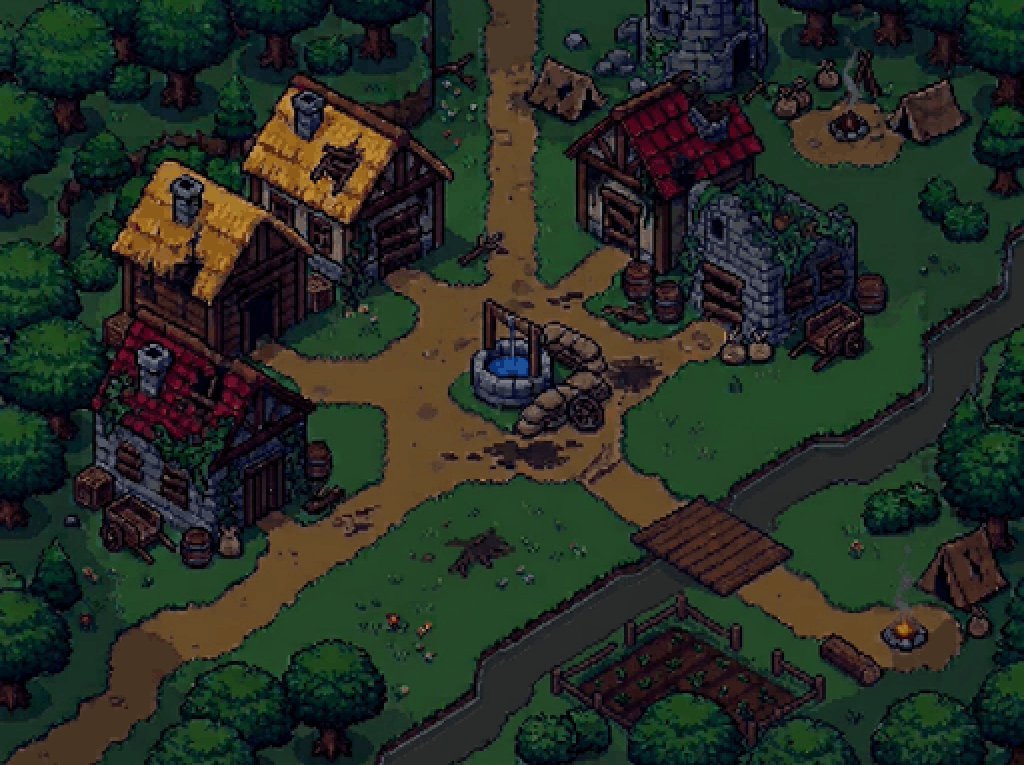
#> input picture assets/maps/village/map.png, 1024 x 765 px, found by its file name
$ python make_collision.py
#> lines starting #> are read from the running program, lines starting #| are printed output that depends on the picture; after the words box and inside, x2 and y2 are one past the last pixel; in counts of white or black regions, pixels touching at a corner belong together
"""Draws assets/maps/village/collision.png and the foreground overlays for assets/maps/village/map.png.

Usage: python tools/make_collision.py [preview.png]
collision.png: opaque pixels are blocked; can be touched up by hand afterwards.
overlay.png + overlays.txt: bits of the map cut out and drawn over characters
standing behind them (none on this map yet).
Needs Pillow and NumPy.
"""
import sys
import numpy as np
from PIL import Image, ImageDraw, ImageFilter

W, H = Image.open('assets/maps/village/map.png').size
#> W = 1024; H = 765
BLOCK = (255, 0, 0, 160)

# Outlines in map pixels.
POLYGONS = {
    # Forest around the village.
    'forest_top': [(0, 0), (480, 0), (470, 60), (300, 95), (230, 140), (110, 120), (100, 0)],
    'forest_top_left': [(0, 0), (110, 0), (110, 330), (95, 560), (60, 650), (0, 660)],
    'forest_top_right': [(860, 0), (1024, 0), (1024, 320), (960, 300), (950, 170), (980, 120), (880, 60)],
    'forest_right': [(1024, 330), (1024, 560), (960, 520), (950, 380)],
    'forest_bottom': [(140, 765), (150, 690), (230, 640), (400, 650), (420, 700), (380, 765)],
    'forest_bottom_right': [(560, 765), (590, 720), (800, 700), (900, 690), (1024, 660), (1024, 765)],
    # Buildings.
    'house_yellow_back': [(240, 140), (290, 80), (400, 75), (455, 150), (455, 290), (330, 292), (300, 300), (250, 270)],
    'house_yellow_front': [(105, 240), (150, 160), (215, 155), (310, 250), (310, 350), (130, 350), (105, 320)],
    'house_red_left': [(90, 380), (150, 330), (240, 340), (310, 420), (300, 525), (250, 555), (170, 555),
                       (100, 560), (75, 500), (75, 450)],
    'house_red_right': [(540, 170), (600, 85), (700, 70), (760, 140), (740, 260), (690, 300), (620, 320),
                        (600, 270), (545, 240)],
    'ruin': [(685, 215), (720, 180), (800, 175), (860, 215), (862, 310), (840, 340), (720, 345), (685, 300)],
    'cart_right': [(795, 305), (865, 305), (865, 370), (795, 370)],
    'barrel_right': [(852, 270), (890, 270), (890, 312), (852, 312)],
    'tower': [(600, 0), (770, 0), (770, 80), (700, 95), (610, 80)],
    # Props.
    'well': [(470, 305), (530, 295), (600, 320), (612, 400), (575, 432), (515, 425), (470, 400)],
    'tent_top_left': [(525, 90), (560, 55), (610, 75), (600, 115), (530, 115)],
    'tent_top_right': [(880, 120), (930, 75), (965, 110), (960, 140), (885, 140)],
    'sacks_top': [(775, 60), (845, 60), (845, 115), (775, 115)],
    'campfire_top': [(825, 110), (870, 110), (870, 140), (825, 140)],
    'tent_bottom_right': [(920, 560), (965, 515), (1010, 560), (1010, 610), (925, 610)],
    'logs_bottom': [(820, 640), (880, 630), (885, 680), (825, 690)],
    'campfire_bottom': [(880, 620), (925, 620), (925, 655), (880, 655)],
    'barrel_plaza': [(300, 440), (332, 440), (332, 475), (300, 475)],
    'farm_fence': [(550, 690), (625, 625), (680, 595), (745, 625), (830, 680), (800, 720), (720, 745),
                   (620, 740), (555, 720)],
    # Shaded water right along the bridge, too dark to be found by colour.
    # Their inner edges follow the planks: W (632,534) N (700,495) E (792,549) S (722,593).
    'river_by_bridge_ne': [(700, 495), (792, 549), (830, 522), (830, 460), (760, 460), (718, 486)],
    'river_by_bridge_sw': [(632, 534), (722, 593), (722, 620), (600, 620), (600, 566), (622, 552)],
}

# The river is found by colour (neutral dark grey) inside this corridor,
# so walls and rocks elsewhere aren't caught. The bridge stays walkable.
RIVER_CORRIDOR = [(1024, 260), (1024, 440), (820, 520), (700, 580), (560, 660), (480, 765), (330, 765),
                  (420, 640), (560, 530), (760, 430), (900, 330)]
# Cut-outs drawn over characters whose feet are above (behind) the baseline:
# 'name': {'polygon': [...], 'baseline': [(x0, y0), (x1, y1)]}.
OVERLAYS = {}
BRIDGE = [(628, 532), (700, 493), (797, 545), (735, 600)]


def river_mask():
    rgb = np.asarray(Image.open('assets/maps/village/map.png').convert('RGB')).astype(int)
    r, g, b = rgb[..., 0], rgb[..., 1], rgb[..., 2]
    lum = rgb.mean(axis=2)
    grey = (abs(r - g) < 9) & (abs(g - b) < 14) & (lum > 26) & (lum < 115)
    corridor = Image.new('L', (W, H), 0)
    ImageDraw.Draw(corridor).polygon(RIVER_CORRIDOR, fill=255)
    found = Image.fromarray(((grey & (np.asarray(corridor) > 0)) * 255).astype(np.uint8))
    # Close the speckles into one solid band, then pad it a little.
    found = found.filter(ImageFilter.MaxFilter(9)).filter(ImageFilter.MinFilter(5))
    # Drop specks narrower than the river (grey rocks and shadows).
    found = found.filter(ImageFilter.MinFilter(9)).filter(ImageFilter.MaxFilter(9))
    ImageDraw.Draw(found).polygon(BRIDGE, fill=0)
    return np.asarray(found) > 0

mask = Image.new('RGBA', (W, H), (0, 0, 0, 0))
#> mask: PIL image 1024x765 RGBA; every value is 0
draw = ImageDraw.Draw(mask)
for points in POLYGONS.values():
    draw.polygon(points, fill=BLOCK)
pixels = np.asarray(mask).copy()
pixels[river_mask()] = BLOCK
#> in river_mask, `r, g, b = rgb[..., 0], rgb[..., 1], rgb[..., 2]`:
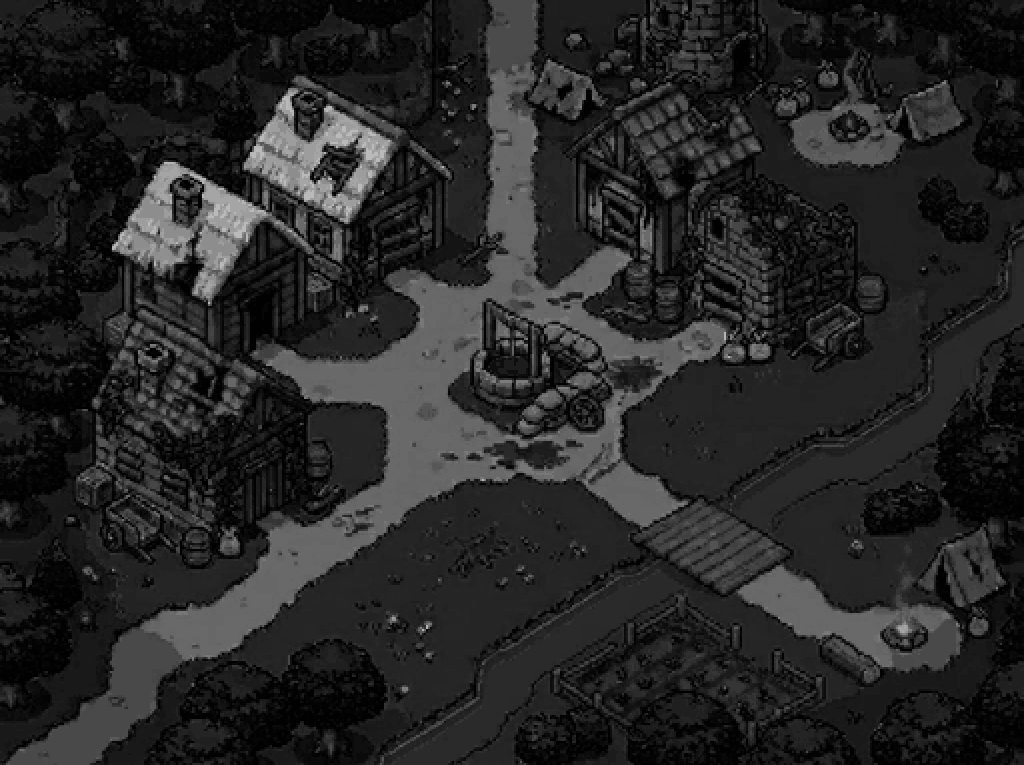
#> r: shape (765, 1024) int64; min 0, max 186, mean 38.6
#> in river_mask, `r, g, b = rgb[..., 0], rgb[..., 1], rgb[..., 2]`:
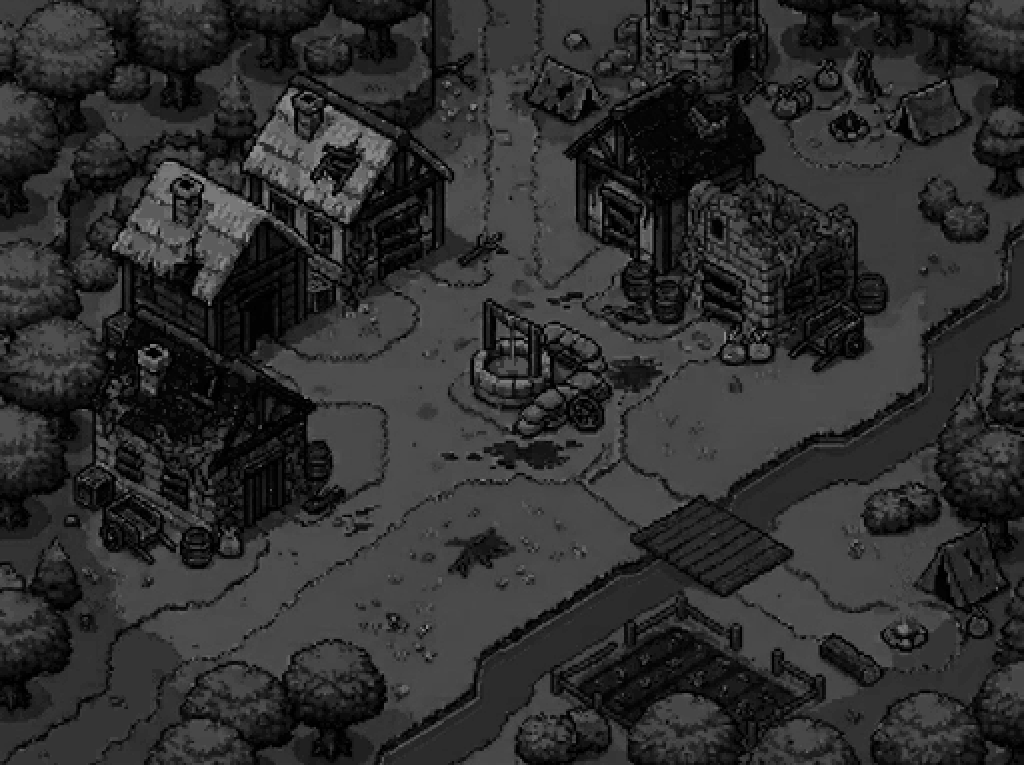
#> g: shape (765, 1024) int64; min 0, max 140, mean 46.6
#> in river_mask, `lum = rgb.mean(axis=2)`:
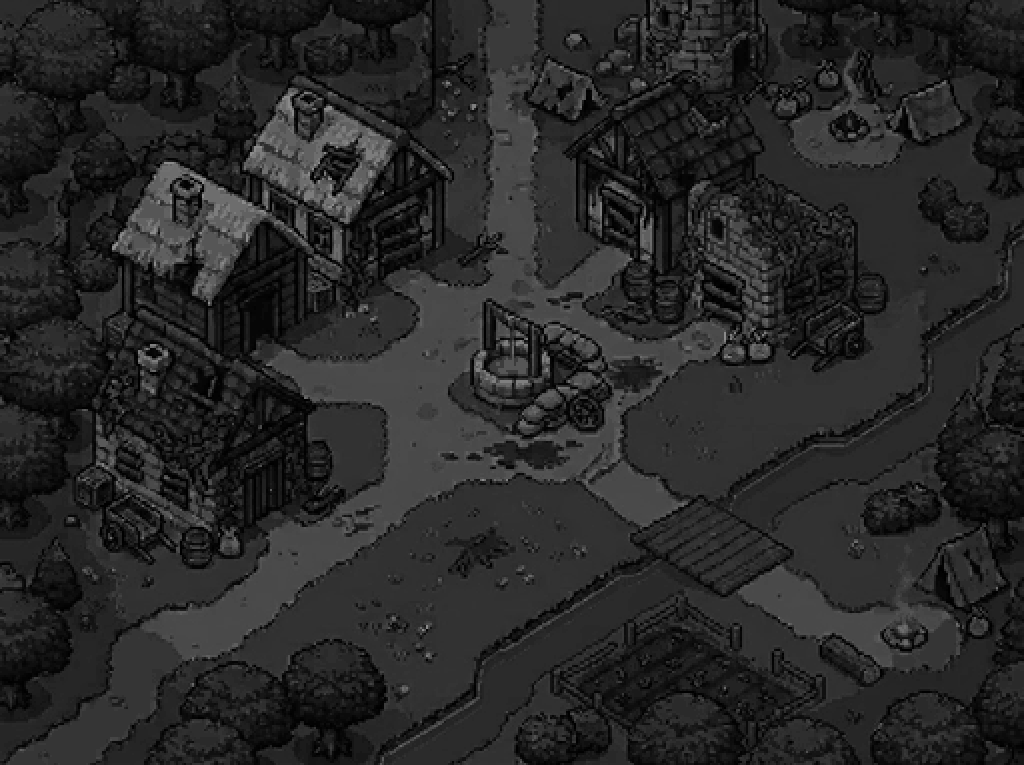
#> lum: shape (765, 1024) float64; min 0.667, max 139, mean 40.4
#> in river_mask, `grey = (abs(r - g) < 9) & (abs(g - b) < 14) & (lum > 26) & (lum < 115)`:
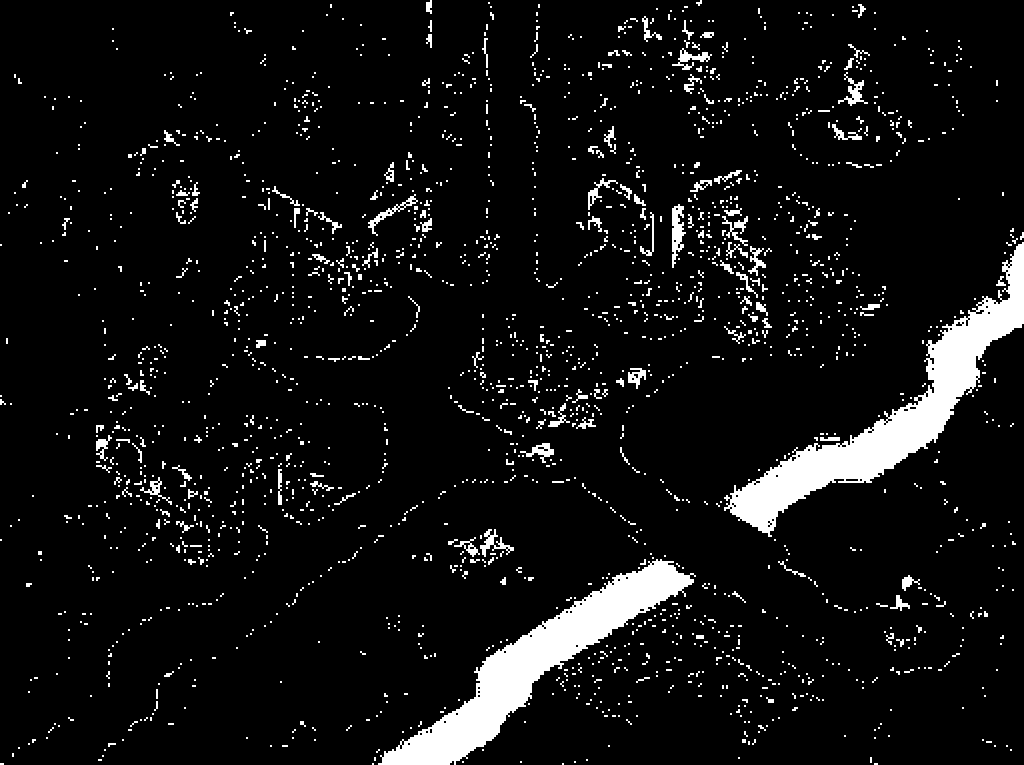
#> grey: shape (765, 1024) bool; 7.1% white; 2067 white regions (1815 under 20 px), largest, box (x1, y1, x2, y2) and area: (724, 242, 1024, 537) 16072, (378, 559, 696, 765) 14720, (672, 204, 686, 268) 500
#> in river_mask, `corridor = Image.new('L', (W, H), 0)`: corridor: PIL image 1024x765 L; every value is 0
#> in river_mask, `ImageDraw.Draw(corridor).polygon(RIVER_CORRIDOR, fill=255)`: corridor: PIL image 1024x765 L; 11.7% white; 1 white region, box (x1, y1, x2, y2) and area: (331, 261, 1024, 765) 91802
#> in river_mask, `found = Image.fromarray(((grey & (np.asarray(corridor) > 0)) * 255).as..`: found: PIL image 1024x765 L; 4% white; 105 white regions (96 under 20 px), largest, box (x1, y1, x2, y2) and area: (724, 261, 1024, 537) 15797, (378, 559, 696, 765) 14541, (820, 437, 840, 441) 72
#> in river_mask, `found = found.filter(ImageFilter.MaxFilter(9)).filter(ImageFilter.MinF..`: found: PIL image 1024x765 L; 5.2% white; 15 white regions, largest, box (x1, y1, x2, y2) and area: (702, 259, 1024, 543) 20729, (370, 551, 698, 765) 18095, (608, 505, 648, 547) 460
#> in river_mask, `found = found.filter(ImageFilter.MinFilter(9)).filter(ImageFilter.MaxF..`: found: PIL image 1024x765 L; 4.9% white; 2 white regions, box (x1, y1, x2, y2) and area: (718, 260, 1024, 539) 20313, (372, 557, 696, 765) 17839
#> in river_mask, `ImageDraw.Draw(found).polygon(BRIDGE, fill=0)`: found: PIL image 1024x765 L; 4.8% white; 2 white regions, box (x1, y1, x2, y2) and area: (718, 260, 1024, 533) 19872, (372, 557, 696, 765) 17777
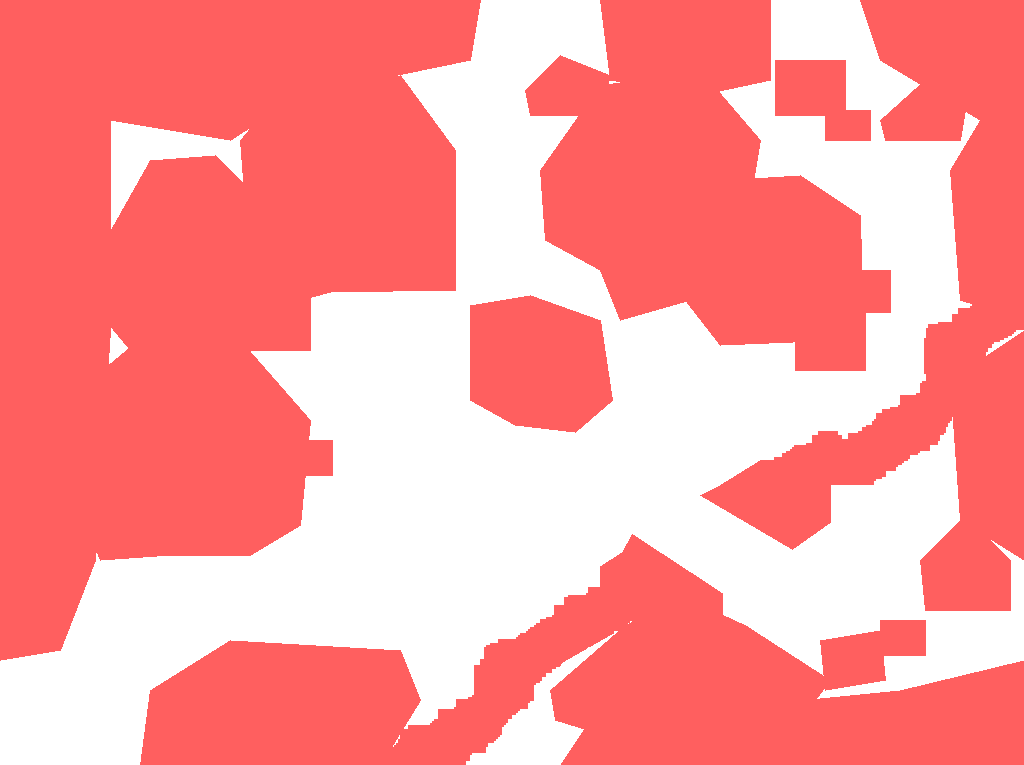
#> pixels: shape (765, 1024, 4); mean R, G, B, A 159.5, 0, 0, 100.1; transparent parts drawn white
mask = Image.fromarray(pixels, 'RGBA')
mask.save('assets/maps/village/collision.png')

# Overlays: the map's own pixels inside each polygon, transparent elsewhere.
cut = Image.new('L', (W, H), 0)
lines = ['# <name> <baseline x0 y0 x1 y1> <bounds x y w h>, written by tools/make_collision.py']
for name, o in OVERLAYS.items():
    ImageDraw.Draw(cut).polygon(o['polygon'], fill=255)
    xs, ys = zip(*o['polygon'])
    (bx0, by0), (bx1, by1) = o['baseline']
    lines.append(f'{name} {bx0} {by0} {bx1} {by1} {min(xs)} {min(ys)} {max(xs) - min(xs) + 1} {max(ys) - min(ys) + 1}')
#> after the loop, lines = 1 item
overlay = Image.new('RGBA', (W, H), (0, 0, 0, 0))
overlay.paste(Image.open('assets/maps/village/map.png').convert('RGBA'), (0, 0), cut)
overlay.save('assets/maps/village/overlay.png', optimize=True)
open('assets/maps/village/overlays.txt', 'w', newline='\n').write('\n'.join(lines) + '\n')

if len(sys.argv) > 1:
    preview = Image.open('assets/maps/village/map.png').convert('RGBA')
    preview.alpha_composite(mask)
    preview.save(sys.argv[1])
